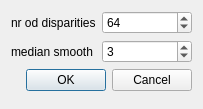
<?xml version="1.0" encoding="UTF-8"?>
<ui version="4.0">
 <class>PixelDialog</class>
 <widget class="QDialog" name="PixelDialog">
  <property name="geometry">
   <rect>
    <x>0</x>
    <y>0</y>
    <width>203</width>
    <height>109</height>
   </rect>
  </property>
  <property name="windowTitle">
   <string>Ustawienia pixel matching</string>
  </property>
  <layout class="QFormLayout" name="formLayout">
   <item row="0" column="0">
    <widget class="QLabel" name="label_5">
     <property name="text">
      <string>nr od disparities</string>
     </property>
    </widget>
   </item>
   <item row="0" column="1">
    <widget class="QSpinBox" name="dispBox">
     <property name="minimum">
      <number>16</number>
     </property>
     <property name="maximum">
      <number>128</number>
     </property>
     <property name="singleStep">
      <number>16</number>
     </property>
     <property name="value">
      <number>64</number>
     </property>
    </widget>
   </item>
   <item row="1" column="0">
    <widget class="QLabel" name="label_6">
     <property name="text">
      <string>median smooth</string>
     </property>
    </widget>
   </item>
   <item row="1" column="1">
    <widget class="QSpinBox" name="medianBox">
     <property name="minimum">
      <number>1</number>
     </property>
     <property name="maximum">
      <number>7</number>
     </property>
     <property name="singleStep">
      <number>1</number>
     </property>
     <property name="value">
      <number>3</number>
     </property>
    </widget>
   </item>
   <item row="2" column="0" colspan="2">
    <widget class="QDialogButtonBox" name="buttonBox">
     <property name="standardButtons">
      <set>QDialogButtonBox::Cancel|QDialogButtonBox::Ok</set>
     </property>
    </widget>
   </item>
  </layout>
 </widget>
 <layoutdefault spacing="6" margin="11"/>
 <resources/>
 <connections/>
</ui>
